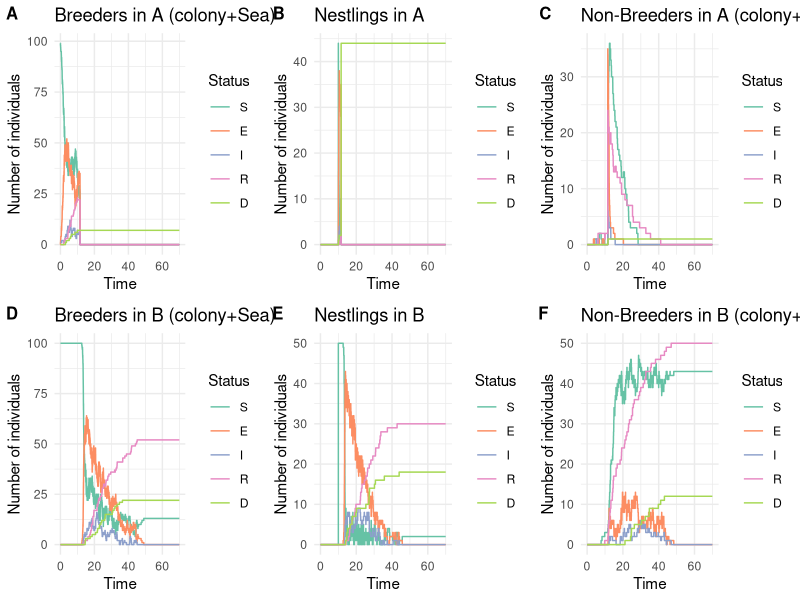

Reproduce this figure in R.









# Library -----------------------------------------------------------------

library(tidyverse)
library(ggplot2)
library(reshape2)
library(abind)
library(cowplot)


# Parameters --------------------------------------------------------------

# Simulation time

param = list( 
  
  # Epidemiological parameters
  
  # Transmission rate from exposed individuals and from infectious individuals in a colony
  beta = matrix(c(0.05, 0.55,
                  0.00, 0.00),
                nrow = 2, ncol = 2, byrow = T),
  # Rate of progression from exposed to infectious (inverse of incubation period)
  sigma = 1/10,
  # Rate of progression from infectious to exposed
  eta =  0.9, 
  # Recovery rate (inverse of infectious period)
  gamma = 1/3,
  # Disease-related mortality rate
  mu = 1/3 * 0.5,
  
  
  # Mobility  parameters
  
  # Transition from sea to the colony (breeders)
  zeta_to_colony = 1,
  # Transition from colony to the sea (breeders)
  zeta_to_sea = 1,
  # Transition from breeder to non-breeder (reproductive failure)
  psi = 0, #Attention départ en couple
  # Transition from sea to the colony (non-breeders)
  rho_to_colony = 1/7,
  # Transition from colony to the sea (non-breeders)
  rho_to_sea = 1/7 * 7,

  
  # Induced dispersion parameters
  
  # Proportion of dispersed adults
  prop_dispersal = 1,
  # Proportion of prospectors among dispersed adults
  prop_prospecting = 1/4,
  # Date of induced dispersion
  dispersal_date = 30,
  # Reaction time between 1rst death and induced dispersal
  dispersal_reaction_time = 8,
  
  # Demographic parameters
  hatching_date = 10

)




# Event rates -------------------------------------------------------------


calculate_rates = function(  beta_E_colony, beta_I_colony,
                             sigma,eta, gamma, mu,
                             zeta_to_colony, zeta_to_sea, psi, rho_to_colony, rho_to_sea,
                             prop_dispersal, prop_prospecting, dispersal_date,
                             hatching_date,
                             S_a, E_a, I_a, R_a, D_a,
                             S_sea_a, E_sea_a, I_sea_a, R_sea_a, D_sea_a,
                             S_sea_b, E_sea_b, I_sea_b, R_sea_b, D_sea_b,
                             S_b, E_b, I_b, R_b, D_b,
                             S_a_NB, E_a_NB, I_a_NB, R_a_NB, D_a_NB,
                             S_sea_a_NB, E_sea_a_NB, I_sea_a_NB, R_sea_a_NB, D_sea_a_NB,
                             S_sea_b_NB,  E_sea_b_NB, I_sea_b_NB, R_sea_b_NB, D_sea_b_NB,
                             S_b_NB, E_b_NB, I_b_NB, R_b_NB, D_b_NB,
                             S_a_N, E_a_N, I_a_N, R_a_N, D_a_N,
                             S_b_N, E_b_N, I_b_N, R_b_N, D_b_N){
  
  rates = c(
    
  # SEIR
  
  ## Nestlings
  ### Colony A
  "S_a_N_to_E_a_N" = beta_E_colony * S_a_N * (E_a+E_a_NB+E_a_N) + 
                     beta_I_colony * S_a_N * (I_a+I_a_NB+I_a_N),
  "E_a_N_to_S_a_N" = eta * E_a_N,
  "E_a_N_to_I_a_N" = sigma * E_a_N,
  "I_a_N_to_R_a_N" = gamma * I_a_N,
  "I_a_N_to_D_a_N" = mu * I_a_N,
  ### Colony B
  "S_b_N_to_E_b_N" = beta_E_colony * S_b_N * (E_b+E_b_NB+E_b_N) +
                     beta_I_colony * S_b_N * (I_b+I_b_NB+I_b_N),
  "E_b_N_to_S_b_N" = eta * E_b_N,
  "E_b_N_to_I_b_N" = sigma * E_b_N,
  "I_b_N_to_R_b_N" = gamma * I_b_N,
  "I_b_N_to_D_b_N" = mu * I_b_N,
  
  ## Non-Breeders
  ### Colony A
  "S_a_NB_to_E_a_NB" = beta_E_colony * S_a_NB * (E_a+E_a_NB+E_a_N) +
                       beta_I_colony * S_a_NB * (I_a+I_a_NB+I_a_N),
  "E_a_NB_to_S_a_NB" = eta * E_a_NB,
  "E_a_NB_to_I_a_NB" = sigma * E_a_NB,
  "I_a_NB_to_R_a_NB" = gamma * I_a_NB,
  "I_a_NB_to_D_a_NB" = mu * I_a_NB,
  ### Sea A
  "S_sea_a_NB_to_E_sea_a_NB" = 0,
  "E_sea_a_NB_to_S_sea_a_NB" = eta * E_sea_a_NB,
  "E_sea_a_NB_to_I_sea_a_NB" = sigma * E_sea_a_NB,
  "I_sea_a_NB_to_R_sea_a_NB" = gamma * I_sea_a_NB,
  "I_sea_a_NB_to_D_sea_a_NB" = mu * I_sea_a_NB,
  ### Sea B
  "S_sea_b_NB_to_E_sea_b_NB" = 0,
  "E_sea_b_NB_to_S_sea_b_NB" = eta * E_sea_b_NB,
  "E_sea_b_NB_to_I_sea_b_NB" = sigma * E_sea_b_NB,
  "I_sea_b_NB_to_R_sea_b_NB" = gamma * I_sea_b_NB,
  "I_sea_b_NB_to_D_sea_b_NB" = mu * I_sea_b_NB,
  ### Colony B
  "S_b_NB_to_E_b_NB" = beta_E_colony * S_b_NB * (E_b+E_b_NB+E_b_N) + 
                       beta_I_colony * S_b_NB * (I_b+I_b_NB+I_b_N),
  "E_b_NB_to_S_b_NB" = eta * E_b_NB,
  "E_b_NB_to_I_b_NB" = sigma * E_b_NB,
  "I_b_NB_to_R_b_NB" = gamma * I_b_NB,
  "I_b_NB_to_D_b_NB" = mu * I_b_NB,
  
  ## Breeders
  ### Colony A
  "S_a_to_E_a" = beta_E_colony * S_a * (E_a+E_a_NB+E_a_N) + 
                 beta_I_colony * S_a * (I_a+I_a_NB+I_a_N),
  "E_a_to_S_a" = eta * E_a,
  "E_a_to_I_a" = sigma * E_a,
  "I_a_to_R_a" = gamma * I_a,
  "I_a_to_D_a" = mu * I_a,
  ### Sea A
  "S_sea_a_to_E_sea_a" = 0,
  "E_sea_a_to_S_sea_a" = eta * E_sea_a,
  "E_sea_a_to_I_sea_a" = sigma * E_sea_a,
  "I_sea_a_to_R_sea_a" = gamma * I_sea_a,
  "I_sea_a_to_D_sea_a" = mu * I_sea_a,
  ### Sea B
  "S_sea_b_to_E_sea_b" = 0,
  "E_sea_b_to_S_sea_b" = eta * E_sea_b,
  "E_sea_b_to_I_sea_b" = sigma * E_sea_b,
  "I_sea_b_to_R_sea_b" = gamma * I_sea_b,
  "I_sea_b_to_D_sea_b" = mu * I_sea_b,
  ### Colony B
  "S_b_to_E_b" = beta_E_colony * S_b * (E_b+E_b_NB+E_b_N) + 
                 beta_I_colony * S_b * (I_b+I_b_NB+I_b_N),
  "E_b_to_S_b" = eta * E_b,
  "E_b_to_I_b" = sigma * E_b,
  "I_b_to_R_b" = gamma * I_b,
  "I_b_to_D_b" = mu * I_b,
  
  
  # Mobility
  ## Non-Breeders
  ### From colony A to sea A
  "S_a_NB_to_S_sea_a_NB" = rho_to_sea * S_a_NB,
  "E_a_NB_to_E_sea_a_NB" = rho_to_sea * E_a_NB,
  "I_a_NB_to_I_sea_a_NB" = rho_to_sea * I_a_NB,
  "R_a_NB_to_R_sea_a_NB" = rho_to_sea * R_a_NB,
  ### From sea A to colony A
  "S_sea_a_NB_to_S_a_NB" = rho_to_colony * S_sea_a_NB,
  "E_sea_a_NB_to_E_a_NB" = rho_to_colony * E_sea_a_NB,
  "I_sea_a_NB_to_I_a_NB" = rho_to_colony * I_sea_a_NB,
  "R_sea_a_NB_to_R_a_NB" = rho_to_colony * R_sea_a_NB,
  ### From colony B to sea B
  "S_b_NB_to_S_sea_b_NB" = rho_to_sea * S_b_NB,
  "E_b_NB_to_E_sea_b_NB" = rho_to_sea * E_b_NB,
  "I_b_NB_to_I_sea_b_NB" = rho_to_sea * I_b_NB,
  "R_b_NB_to_R_sea_b_NB" = rho_to_sea * R_b_NB,
  ### From sea B to colony B
  "S_sea_b_NB_to_S_b_NB" = rho_to_colony * S_sea_b_NB,
  "E_sea_b_NB_to_E_b_NB" = rho_to_colony * E_sea_b_NB,
  "I_sea_b_NB_to_I_b_NB" = rho_to_colony * I_sea_b_NB,
  "R_sea_b_NB_to_R_b_NB" = rho_to_colony * R_sea_b_NB,
  
  ## Breeders
  ### From colony A to sea A
  "S_a_to_S_sea_a" = zeta_to_sea * S_a,
  "E_a_to_E_sea_a" = zeta_to_sea * E_a,
  "I_a_to_I_sea_a" = zeta_to_sea * I_a,
  "R_a_to_R_sea_a" = zeta_to_sea * R_a,
  ### From sea A to colony A
  "S_sea_a_to_S_a" = zeta_to_colony * S_sea_a,
  "E_sea_a_to_E_a" = zeta_to_colony * E_sea_a,
  "I_sea_a_to_I_a" = zeta_to_colony * I_sea_a,
  "R_sea_a_to_R_a" = zeta_to_colony * R_sea_a,
  ### From colony B to sea B
  "S_b_to_S_sea_b" = zeta_to_sea * S_b,
  "E_b_to_E_sea_b" = zeta_to_sea * E_b,
  "I_b_to_I_sea_b" = zeta_to_sea * I_b,
  "R_b_to_R_sea_b" = zeta_to_sea * R_b,
  ### From sea B to colony B
  "S_sea_b_to_S_b" = zeta_to_colony * S_sea_b,
  "E_sea_b_to_E_b" = zeta_to_colony * E_sea_b,
  "I_sea_b_to_I_b" = zeta_to_colony * I_sea_b,
  "R_sea_b_to_R_b" = zeta_to_colony * R_sea_b,
  
  ## Prospecting
  ### From A to B
  "S_sea_a_NB_to_S_sea_b_NB" = prop_prospecting * S_sea_a_NB,
  "E_sea_a_NB_to_E_sea_b_NB" = prop_prospecting * E_sea_a_NB,
  "I_sea_a_NB_to_I_sea_b_NB" = prop_prospecting * I_sea_a_NB,
  "R_sea_a_NB_to_R_sea_b_NB" = prop_prospecting * R_sea_a_NB
  
  # Breeders become Non-Breeders
  
  # "S_a_to_S_a_NB" = psi * S_a,
  # "E_a_to_E_a_NB" = psi * E_a,
  # "I_a_to_I_a_NB" = psi * I_a,
  # "R_a_to_R_a_NB" = psi * R_a
  
  )
  return(rates)
}


# Gillespie SEIR model function
gillespie_seir = function(param = param, 
                          induced_dispersal = T,
                          initial_number_breeders_A = 50,
                          initial_number_infected_breeders_A = 1, 
                          initial_number_breeders_B = 50,
                          total_time = 70,
                          dispersal_stochactic = T) {
  
  # Initial state
  
  ## Nestlings
  ## In colony A
  N = 0                
  initial_infected = 0
  initial_exposed = 0
  initial_recovered = 0
  initial_susceptible = N - initial_infected - initial_exposed - initial_recovered
  initial_dead = 0
  
  initial_state_A_N = c(S = initial_susceptible,
                        E = initial_exposed,
                        I = initial_infected,
                        R = initial_recovered,
                        D = initial_dead)
  ## Nestlings
  ## In colony B
  N = 0                
  initial_infected = 0
  initial_exposed = 0
  initial_recovered = 0
  initial_susceptible = N - initial_infected - initial_exposed - initial_recovered
  initial_dead = 0
  
  initial_state_B_N = c(S = initial_susceptible,
                        E = initial_exposed,
                        I = initial_infected,
                        R = initial_recovered,
                        D = initial_dead)
  
  
  ## Breeders
  ## In colony A
  N = initial_number_breeders_A                 
  initial_infected = initial_number_infected_breeders_A
  initial_exposed = 0
  initial_recovered = 0
  initial_susceptible = N - initial_infected - initial_exposed - initial_recovered
  initial_dead = 0
  
  initial_state_A = c(S = initial_susceptible,
                      E = initial_exposed,
                      I = initial_infected,
                      R = initial_recovered,
                      D = initial_dead)
  
  ## At sea A
  N = 50                  
  initial_infected = 0
  initial_exposed = 0
  initial_recovered = 0
  initial_susceptible = N - initial_infected - initial_exposed - initial_recovered
  initial_dead = 0
  
  initial_state_sea_a = c(S = initial_susceptible,
                          E = initial_exposed,
                          I = initial_infected,
                          R = initial_recovered,
                          D = initial_dead)
  
  ## At sea B
  N = 50                
  initial_infected = 0
  initial_exposed = 0
  initial_recovered = 0
  initial_susceptible = N - initial_infected - initial_exposed - initial_recovered
  initial_dead = 0
  
  initial_state_sea_b = c(S = initial_susceptible,
                          E = initial_exposed,
                          I = initial_infected,
                          R = initial_recovered,
                          D = initial_dead)
  
  ## In colony B
  N = initial_number_breeders_B                  
  initial_infected = 0
  initial_exposed = 0
  initial_recovered = 0
  initial_susceptible = N - initial_infected - initial_exposed - initial_recovered
  initial_dead = 0
  
  initial_state_B <- c(S = initial_susceptible,
                       E = initial_exposed,
                       I = initial_infected,
                       R = initial_recovered,
                       D = initial_dead)
  
  ## Non-Breeders
  ## In colony A
  N = 0                  
  initial_infected = 0
  initial_exposed = 0
  initial_recovered = 0
  initial_susceptible = N - initial_infected - initial_exposed - initial_recovered
  initial_dead = 0
  
  initial_state_A_NB = c(S = initial_susceptible,
                         E = initial_exposed,
                         I = initial_infected,
                         R = initial_recovered,
                         D = initial_dead)
  
  ## At sea A
  N = 0                  
  initial_infected = 0
  initial_exposed = 0
  initial_recovered = 0
  initial_susceptible = N - initial_infected - initial_exposed - initial_recovered
  initial_dead = 0
  
  initial_state_sea_a_NB = c(S = initial_susceptible,
                             E = initial_exposed,
                             I = initial_infected,
                             R = initial_recovered,
                             D = initial_dead)
  
  ## At sea B
  N = 0                  
  initial_infected = 0
  initial_exposed = 0
  initial_recovered = 0
  initial_susceptible = N - initial_infected - initial_exposed - initial_recovered
  initial_dead = 0
  
  initial_state_sea_b_NB = c(S = initial_susceptible,
                             E = initial_exposed,
                             I = initial_infected,
                             R = initial_recovered,
                             D = initial_dead)
  
  ## In colony B
  N = 0                  
  initial_infected = 0
  initial_exposed = 0
  initial_recovered = 0
  initial_susceptible = N - initial_infected - initial_exposed - initial_recovered
  initial_dead = 0
  
  initial_state_B_NB <- c(S = initial_susceptible,
                          E = initial_exposed,
                          I = initial_infected,
                          R = initial_recovered,
                          D = initial_dead)
  
  
  initial_state = matrix(data = c(initial_state_A,
                                  initial_state_sea_a,
                                  initial_state_sea_b,
                                  initial_state_B,
                                  initial_state_A_NB,
                                  initial_state_sea_a_NB,
                                  initial_state_sea_b_NB,
                                  initial_state_B_NB,
                                  initial_state_A_N,
                                  initial_state_B_N), 
                         nrow = 10, ncol = 5, 
                         byrow = T)
  
  # Parameters
  
  beta_E_colony = param$beta[1,1]
  beta_I_colony = param$beta[1,2]
  
  sigma = param$sigma
  eta = param$eta
  gamma = param$gamma
  mu = param$mu
  
  zeta_to_colony = param$zeta_to_colony
  zeta_to_sea = param$zeta_to_sea
  psi = param$psi
  rho_to_colony = param$rho_to_colony
  rho_to_sea = param$rho_to_sea
  
  prop_dispersal = param$prop_dispersal
  prop_prospecting = param$prop_prospecting
  dispersal_date = param$dispersal_date
  dispersal_reaction_time = param$dispersal_reaction_time
  
  hatching_date = param$hatching_date
  
  # Initialization
  times = c(0)
  states = array(dim = c(10,5,1), data = initial_state)
  already_dispersed = F
  already_hatched = F
  first_death = F
  first_death_date = NA
  
  # Next event
  while (times[length(times)] < total_time) {
    
    S_a = states[1, 1, dim(states)[3]]
    E_a = states[1, 2, dim(states)[3]]
    I_a = states[1, 3, dim(states)[3]]
    R_a = states[1, 4, dim(states)[3]]
    D_a = states[1, 5, dim(states)[3]]
    
    S_sea_a = states[2, 1, dim(states)[3]]
    E_sea_a = states[2, 2, dim(states)[3]]
    I_sea_a = states[2, 3, dim(states)[3]]
    R_sea_a = states[2, 4, dim(states)[3]]
    D_sea_a = states[2, 5, dim(states)[3]]
    
    S_sea_b = states[3, 1, dim(states)[3]]
    E_sea_b = states[3, 2, dim(states)[3]]
    I_sea_b = states[3, 3, dim(states)[3]]
    R_sea_b = states[3, 4, dim(states)[3]]
    D_sea_b = states[3, 5, dim(states)[3]]
    
    S_b = states[4, 1, dim(states)[3]]
    E_b = states[4, 2, dim(states)[3]]
    I_b = states[4, 3, dim(states)[3]]
    R_b = states[4, 4, dim(states)[3]]
    D_b = states[4, 5, dim(states)[3]]
    
    S_a_NB = states[5, 1, dim(states)[3]]
    E_a_NB = states[5, 2, dim(states)[3]]
    I_a_NB = states[5, 3, dim(states)[3]]
    R_a_NB = states[5, 4, dim(states)[3]]
    D_a_NB = states[5, 5, dim(states)[3]]
    
    S_sea_a_NB = states[6, 1, dim(states)[3]]
    E_sea_a_NB = states[6, 2, dim(states)[3]]
    I_sea_a_NB = states[6, 3, dim(states)[3]]
    R_sea_a_NB = states[6, 4, dim(states)[3]]
    D_sea_a_NB = states[6, 5, dim(states)[3]]

    S_sea_b_NB = states[7, 1, dim(states)[3]]
    E_sea_b_NB = states[7, 2, dim(states)[3]]
    I_sea_b_NB = states[7, 3, dim(states)[3]]
    R_sea_b_NB = states[7, 4, dim(states)[3]]
    D_sea_b_NB = states[7, 5, dim(states)[3]]
    
    S_b_NB = states[8, 1, dim(states)[3]]
    E_b_NB = states[8, 2, dim(states)[3]]
    I_b_NB = states[8, 3, dim(states)[3]]
    R_b_NB = states[8, 4, dim(states)[3]]
    D_b_NB = states[8, 5, dim(states)[3]]
    
    S_a_N = states[9, 1, dim(states)[3]]
    E_a_N = states[9, 2, dim(states)[3]]
    I_a_N = states[9, 3, dim(states)[3]]
    R_a_N = states[9, 4, dim(states)[3]]
    D_a_N = states[9, 5, dim(states)[3]]
    
    S_b_N = states[10, 1, dim(states)[3]]
    E_b_N = states[10, 2, dim(states)[3]]
    I_b_N = states[10, 3, dim(states)[3]]
    R_b_N = states[10, 4, dim(states)[3]]
    D_b_N = states[10, 5, dim(states)[3]]
    
    # Rates of each possible event
    rates = calculate_rates(beta_E_colony, beta_I_colony,
                            sigma,eta, gamma, mu,
                            zeta_to_colony, zeta_to_sea, psi, rho_to_colony, rho_to_sea,
                            prop_dispersal, prop_prospecting, dispersal_date,
                            hatching_date,
                            S_a, E_a, I_a, R_a, D_a,
                            S_sea_a, E_sea_a, I_sea_a, R_sea_a, D_sea_a,
                            S_sea_b, E_sea_b, I_sea_b, R_sea_b, D_sea_b,
                            S_b, E_b, I_b, R_b, D_b,
                            S_a_NB, E_a_NB, I_a_NB, R_a_NB, D_a_NB,
                            S_sea_a_NB, E_sea_a_NB, I_sea_a_NB, R_sea_a_NB, D_sea_a_NB,
                            S_sea_b_NB,  E_sea_b_NB, I_sea_b_NB, R_sea_b_NB, D_sea_b_NB,
                            S_b_NB, E_b_NB, I_b_NB, R_b_NB, D_b_NB,
                            S_a_N, E_a_N, I_a_N, R_a_N, D_a_N,
                            S_b_N, E_b_N, I_b_N, R_b_N, D_b_N)

    total_rate = sum(rates)
    
    if (total_rate == 0) {
      break
    }
    
    time_step = rexp(1, total_rate)
    next_time = times[length(times)] + time_step
    
    
    # Hatching
    if (next_time > hatching_date & !already_hatched) { 
      
      S_a_N = round((S_a + E_a + I_a + R_a + S_sea_a + E_sea_a + I_sea_a + R_sea_a)/2)
      S_b_N = round((S_b + E_b + I_b + R_b + S_sea_b + E_sea_b + I_sea_b + R_sea_b)/2)
      
      already_hatched = T
      
      new_state = matrix(data = c(S_a, E_a, I_a, R_a, D_a,
                                  S_sea_a, E_sea_a, I_sea_a, R_sea_a, D_sea_a,
                                  S_sea_b, E_sea_b, I_sea_b, R_sea_b, D_sea_b,
                                  S_b, E_b, I_b, R_b, D_b,
                                  
                                  S_a_NB, E_a_NB, I_a_NB, R_a_NB, D_a_NB,
                                  S_sea_a_NB, E_sea_a_NB, I_sea_a_NB, R_sea_a_NB, D_sea_a_NB,
                                  S_sea_b_NB, E_sea_b_NB, I_sea_b_NB, R_sea_b_NB, D_sea_b_NB,
                                  S_b_NB, E_b_NB, I_b_NB, R_b_NB, D_b_NB,
                                  
                                  S_a_N, E_a_N, I_a_N, R_a_N, D_a_N,
                                  S_b_N, E_b_N, I_b_N, R_b_N, D_b_N),
                         nrow = 10, ncol = 5, 
                         byrow = T)
      
      states = abind(states, new_state)
      times = c(times, hatching_date)
      
      
      # Rates of each possible event
      rates =     rates = calculate_rates(beta_E_colony, beta_I_colony,
                                          sigma,eta, gamma, mu,
                                          zeta_to_colony, zeta_to_sea, psi, rho_to_colony, rho_to_sea,
                                          prop_dispersal, prop_prospecting, dispersal_date,
                                          hatching_date,
                                          S_a, E_a, I_a, R_a, D_a,
                                          S_sea_a, E_sea_a, I_sea_a, R_sea_a, D_sea_a,
                                          S_sea_b, E_sea_b, I_sea_b, R_sea_b, D_sea_b,
                                          S_b, E_b, I_b, R_b, D_b,
                                          S_a_NB, E_a_NB, I_a_NB, R_a_NB, D_a_NB,
                                          S_sea_a_NB, E_sea_a_NB, I_sea_a_NB, R_sea_a_NB, D_sea_a_NB,
                                          S_sea_b_NB,  E_sea_b_NB, I_sea_b_NB, R_sea_b_NB, D_sea_b_NB,
                                          S_b_NB, E_b_NB, I_b_NB, R_b_NB, D_b_NB,
                                          S_a_N, E_a_N, I_a_N, R_a_N, D_a_N,
                                          S_b_N, E_b_N, I_b_N, R_b_N, D_b_N)
      
      total_rate = sum(rates)
      
      if (total_rate == 0) {
        break
      }
      
      time_step = rexp(1, total_rate)
      next_time = times[length(times)] + time_step
      
    }
    
    
    # Induction of dispersion
    
    if (!first_death & D_a > 0){
      
      first_death_date = times[length(times)] 
      first_death = T
      
    }
    
    
    if (induced_dispersal){
      if (!already_dispersed){
        if ((dispersal_stochactic & first_death & next_time > first_death_date + dispersal_reaction_time) 
            # |
            # (!dispersal_stochactic & next_time > dispersal_date)
            ){
          
          # Dispersal of breeders
          
          # Number of adults in  A
          N_a = S_a + E_a + I_a + R_a + S_sea_a + E_sea_a + I_sea_a + R_sea_a
          # Number of adults A who are dispersed
          N_disp_a = round(N_a * prop_dispersal)
          # Distribution of dispersed adults by epidemiological status
          disp_a = sample(c(rep("S_a", S_a), rep("E_a", E_a),rep("I_a", I_a),rep("R_a", R_a),
                            rep("S_sea_a", S_sea_a), rep("E_sea_a", E_sea_a),rep("I_sea_a", I_sea_a),rep("R_sea_a", R_sea_a)),
                          size = N_disp_a, 
                          replace = F) %>% 
            factor(., levels = c("S_a","E_a","I_a","R_a",
                                 "S_sea_a","E_sea_a","I_sea_a","R_sea_a")) %>% 
            table()
          
          # Number of susceptible adults who are dispersed from A
          disp_S_a = disp_a["S_a"]
          disp_S_sea_a = disp_a["S_sea_a"]
          # Update of the number of susceptible adults
          S_a = S_a - disp_S_a
          S_sea_a = S_sea_a - disp_S_sea_a
          S_sea_a_NB = S_sea_a_NB + disp_S_a + disp_S_sea_a
          
          # Number of exposed  adults who are dispersed from A
          disp_E_a = disp_a["E_a"]
          disp_E_sea_a = disp_a["E_sea_a"]
          # Update of the number of exposed adults
          E_a = E_a - disp_E_a
          E_sea_a = E_sea_a - disp_E_sea_a
          E_sea_a_NB = E_sea_a_NB + disp_E_a + disp_E_sea_a
          
          # Number of infectious adults who are dispersed from A
          disp_I_a = disp_a["I_a"]
          disp_I_sea_a = disp_a["I_sea_a"]
          # Update of the number of infectious adults
          I_a = I_a - disp_I_a
          I_sea_a = I_sea_a - disp_I_sea_a
          I_sea_a_NB = I_sea_a_NB + disp_I_a + disp_I_sea_a
          
          # Number of recovered adults who are dispersed from A
          disp_R_a = disp_a["R_a"]
          disp_R_sea_a = disp_a["R_sea_a"]
          # Update of the number of recovered adults
          R_a = R_a - disp_R_a
          R_sea_a = R_sea_a - disp_R_sea_a
          R_sea_a_NB = R_sea_a_NB + disp_R_a + disp_R_sea_a
          
          # Death of nestlings
          
          D_a_N = D_a_N + S_a_N + E_a_N + I_a_N + R_a_N
          S_a_N = 0
          E_a_N = 0
          I_a_N = 0
          R_a_N = 0
          
          
          already_dispersed = T
          
          new_state = matrix(data = c(S_a, E_a, I_a, R_a, D_a,
                                      S_sea_a, E_sea_a, I_sea_a, R_sea_a, D_sea_a,
                                      S_sea_b, E_sea_b, I_sea_b, R_sea_b, D_sea_b,
                                      S_b, E_b, I_b, R_b, D_b,
                                      
                                      S_a_NB, E_a_NB, I_a_NB, R_a_NB, D_a_NB,
                                      S_sea_a_NB, E_sea_a_NB, I_sea_a_NB, R_sea_a_NB, D_sea_a_NB,
                                      S_sea_b_NB, E_sea_b_NB, I_sea_b_NB, R_sea_b_NB, D_sea_b_NB,
                                      S_b_NB, E_b_NB, I_b_NB, R_b_NB, D_b_NB,
                                      
                                      S_a_N, E_a_N, I_a_N, R_a_N, D_a_N,
                                      S_b_N, E_b_N, I_b_N, R_b_N, D_b_N),
                             nrow = 10, ncol = 5, 
                             byrow = T)
          
          states = abind(states, new_state)
          times = c(times, next_time)
          
          
          # Rates of each possible event
          rates =     rates = calculate_rates(beta_E_colony, beta_I_colony,
                                              sigma,eta, gamma, mu,
                                              zeta_to_colony, zeta_to_sea, psi, rho_to_colony, rho_to_sea,
                                              prop_dispersal, prop_prospecting, dispersal_date,
                                              hatching_date,
                                              S_a, E_a, I_a, R_a, D_a,
                                              S_sea_a, E_sea_a, I_sea_a, R_sea_a, D_sea_a,
                                              S_sea_b, E_sea_b, I_sea_b, R_sea_b, D_sea_b,
                                              S_b, E_b, I_b, R_b, D_b,
                                              S_a_NB, E_a_NB, I_a_NB, R_a_NB, D_a_NB,
                                              S_sea_a_NB, E_sea_a_NB, I_sea_a_NB, R_sea_a_NB, D_sea_a_NB,
                                              S_sea_b_NB,  E_sea_b_NB, I_sea_b_NB, R_sea_b_NB, D_sea_b_NB,
                                              S_b_NB, E_b_NB, I_b_NB, R_b_NB, D_b_NB,
                                              S_a_N, E_a_N, I_a_N, R_a_N, D_a_N,
                                              S_b_N, E_b_N, I_b_N, R_b_N, D_b_N)
          
          total_rate = sum(rates)
          
          if (total_rate == 0) {
            break
          }
          
          time_step = rexp(1, total_rate)
          next_time = times[length(times)] + time_step
          
          
        }

      }
    }
    

    times = c(times, next_time)
    
    transition = sample(names(rates), 1, prob = rates / total_rate)
    
    if (transition == "S_a_to_E_a") {
      S_a = S_a - 1
      E_a = E_a + 1
    } else if (transition == "E_a_to_S_a") {
      E_a = E_a - 1
      S_a = S_a + 1
    } else if (transition == "E_a_to_I_a") {
      E_a = E_a - 1
      I_a = I_a + 1
    } else if (transition == "I_a_to_R_a") {
      I_a = I_a - 1
      R_a = R_a + 1
    } else if (transition == "I_a_to_D_a") {
      I_a = I_a - 1
      D_a = D_a + 1
      if (S_a_N + E_a_N + I_a_N + R_a_N > 0){
        nestling = sample(c(rep("S_a_N", S_a_N), rep("E_a_N", E_a_N),rep("I_a_N", I_a_N),rep("R_a_N", R_a_N)),
                          size = 1)
        if (nestling == "S_a_N"){
          S_a_N = S_a_N - 1
          D_a_N = D_a_N + 1
        } else if (partner == "E_a_N"){
          E_a_N = E_a_N - 1
          D_a_N = D_a_N + 1
        } else if (partner == "I_a_N"){
          I_a_N = I_a_N - 1
          D_a_N = D_a_N + 1
        } else if (partner == "R_a_N"){
          R_a_N = R_a_N - 1
          D_a_N = D_a_N + 1
        }
      }

      partner = sample(c(rep("S_a", S_a), rep("E_a", E_a),rep("I_a", I_a),rep("R_a", R_a),
                         rep("S_sea_a", S_a), rep("E_sea_a", E_a),rep("I_sea_a", I_a),rep("R_sea_a", R_a)),
      size = 1)
      if (partner == "S_a"){
        S_a = S_a - 1
        S_a_NB = S_a_NB + 1
      } else if (partner == "E_a"){
        E_a = E_a - 1
        E_a_NB = E_a_NB + 1
      } else if (partner == "I_a"){
        I_a = I_a - 1
        I_a_NB = I_a_NB + 1
      } else if (partner == "R_a"){
        R_a = R_a - 1
        R_a_NB = R_a_NB + 1
      } else if (partner == "S_sea_a"){
        S_sea_a = S_sea_a - 1
        S_sea_a_NB = S_sea_a_NB + 1
      } else if (partner == "E_sea_a"){
        E_sea_a = E_sea_a - 1
        E_sea_a_NB = E_sea_a_NB + 1
      } else if (partner == "I_sea_a"){
        I_sea_a = I_sea_a - 1
        I_sea_a_NB = I_sea_a_NB + 1
      } else if (partner == "R_sea_a"){
        R_sea_a = R_sea_a - 1
        R_sea_a_NB = R_sea_a_NB + 1
      }
    } else if (transition == "S_sea_a_to_E_sea_a") {
      S_sea_a = S_sea_a - 1
      E_sea_a = E_sea_a + 1
    } else if (transition == "E_sea_a_to_S_sea_a") {
      E_sea_a = E_sea_a - 1
      S_sea_a = S_sea_a + 1
    } else if (transition == "E_sea_a_to_I_sea_a") {
      E_sea_a = E_sea_a - 1
      I_sea_a = I_sea_a + 1
    } else if (transition == "I_sea_a_to_R_sea_a") {
      I_sea_a = I_sea_a - 1
      R_sea_a = R_sea_a + 1
    } else if (transition == "I_sea_a_to_D_sea_a") {
      I_sea_a = I_sea_a - 1
      D_sea_a = D_sea_a + 1
    } else if (transition == "S_sea_b_to_E_sea_b") {
      S_sea_b = S_sea_b - 1
      E_sea_b = E_sea_b + 1
    } else if (transition == "E_sea_b_to_S_sea_b") {
      E_sea_b = E_sea_b - 1
      S_sea_b = S_sea_b + 1
    } else if (transition == "E_sea_b_to_I_sea_b") {
      E_sea_b = E_sea_b - 1
      I_sea_b = I_sea_b + 1
    } else if (transition == "I_sea_b_to_R_sea_b") {
      I_sea_b = I_sea_b - 1
      R_sea_b = R_sea_b + 1
    } else if (transition == "I_sea_b_to_D_sea_b") {
      I_sea_b = I_sea_b - 1
      D_sea_b = D_sea_b + 1
    } else if (transition == "S_b_to_E_b") {
      S_b = S_b - 1
      E_b = E_b + 1
    } else if (transition == "E_b_to_S_b") {
      E_b = E_b - 1
      S_b = S_b + 1
    } else if (transition == "E_b_to_I_b") {
      E_b = E_b - 1
      I_b = I_b + 1
    } else if (transition == "I_b_to_R_b") {
      I_b = I_b - 1
      R_b = R_b + 1
    } else if (transition == "I_b_to_D_b") {
      I_b = I_b - 1
      D_b = D_b + 1
      partner = sample(c(rep("S_b", S_b), rep("E_b", E_b),rep("I_b", I_b),rep("R_b", R_b),
                         rep("S_sea_b", S_b), rep("E_sea_b", E_b),rep("I_sea_b", I_b),rep("R_sea_b", R_b)),
                       size = 1)
      if (partner == "S_b"){
        S_b = S_b - 1
        S_b_NB = S_b_NB + 1
      } else if (partner == "E_b"){
        E_b = E_b - 1
        E_b_NB = E_b_NB + 1
      } else if (partner == "I_b"){
        I_b = I_b - 1
        I_b_NB = I_b_NB + 1
      } else if (partner == "R_b"){
        R_b = R_b - 1
        R_b_NB = R_b_NB + 1
      } else if (partner == "S_sea_b"){
        S_sea_b = S_sea_b - 1
        S_sea_b_NB = S_sea_b_NB + 1
      } else if (partner == "E_sea_b"){
        E_sea_b = E_sea_b - 1
        E_sea_b_NB = E_sea_b_NB + 1
      } else if (partner == "I_sea_b"){
        I_sea_b = I_sea_b - 1
        I_sea_b_NB = I_sea_b_NB + 1
      } else if (partner == "R_sea_b"){
        R_sea_b = R_sea_b - 1
        R_sea_b_NB = R_sea_b_NB + 1
      }
      
    } else if (transition == "S_a_to_S_sea_a") {
      S_a = S_a - 1
      S_sea_a = S_sea_a + 1
    } else if (transition == "E_a_to_E_sea_a") {
      E_a = E_a - 1
      E_sea_a = E_sea_a + 1
    } else if (transition == "I_a_to_I_sea_a") {
      I_a = I_a - 1
      I_sea_a = I_sea_a + 1
    } else if (transition == "R_a_to_R_sea_a") {
      R_a = R_a - 1
      R_sea_a = R_sea_a + 1
    } else if (transition == "S_b_to_S_sea_b") {
      S_b = S_b - 1
      S_sea_b = S_sea_b + 1
    } else if (transition == "E_b_to_E_sea_b") {
      E_b = E_b - 1
      E_sea_b = E_sea_b + 1
    } else if (transition == "I_b_to_I_sea_b") {
      I_b = I_b - 1
      I_sea_b = I_sea_b + 1
    } else if (transition == "R_b_to_R_sea_b") {
      R_b = R_b - 1
      R_sea_b = R_sea_b + 1
    }else if (transition == "S_sea_a_to_S_a") {
      S_a = S_a + 1
      S_sea_a = S_sea_a - 1
    } else if (transition == "E_sea_a_to_E_a") {
      E_a = E_a + 1
      E_sea_a = E_sea_a - 1
    } else if (transition == "I_sea_a_to_I_a") {
      I_a = I_a + 1
      I_sea_a = I_sea_a - 1
    } else if (transition == "R_sea_a_to_R_a") {
      R_a = R_a + 1
      R_sea_a = R_sea_a - 1
    } else if (transition == "S_sea_b_to_S_b") {
      S_b = S_b + 1
      S_sea_b = S_sea_b - 1
    } else if (transition == "E_sea_b_to_E_b") {
      E_b = E_b + 1
      E_sea_b = E_sea_b - 1
    } else if (transition == "I_sea_b_to_I_b") {
      I_b = I_b + 1
      I_sea_b = I_sea_b - 1
    } else if (transition == "R_sea_b_to_R_b") {
      R_b = R_b + 1
      R_sea_b = R_sea_b - 1
    } else if (transition == "S_a_to_E_a_NB") {
      S_a_NB = S_a_NB - 1
      E_a_NB = E_a_NB + 1
    } else if (transition == "E_a_NB_to_S_a_NB") {
      E_a_NB = E_a_NB - 1
      S_a_NB = S_a_NB + 1
    } else if (transition == "E_a_NB_to_I_a_NB") {
      E_a_NB = E_a_NB - 1
      I_a_NB = I_a_NB + 1
    } else if (transition == "I_a_NB_to_R_a_NB") {
      I_a_NB = I_a_NB - 1
      R_a_NB = R_a_NB + 1
    } else if (transition == "I_a_NB_to_D_a_NB") {
      I_a_NB = I_a_NB - 1
      D_a_NB = D_a_NB + 1
    } else if (transition == "S_sea_a_NB_to_E_sea_a_NB") {
      S_sea_a_NB = S_sea_a_NB - 1
      E_sea_a_NB = E_sea_a_NB + 1
    } else if (transition == "E_sea_a_NB_to_S_sea_a_NB") {
      E_sea_a_NB = E_sea_a_NB - 1
      S_sea_a_NB = S_sea_a_NB + 1
    } else if (transition == "E_sea_a_NB_to_I_sea_a_NB") {
      E_sea_a_NB = E_sea_a_NB - 1
      I_sea_a_NB = I_sea_a_NB + 1
    } else if (transition == "I_sea_a_NB_to_R_sea_a_NB") {
      I_sea_a_NB = I_sea_a_NB - 1
      R_sea_a_NB = R_sea_a_NB + 1
    } else if (transition == "I_sea_a_NB_to_D_sea_a_NB") {
      I_sea_a_NB = I_sea_a_NB - 1
      D_sea_a_NB = D_sea_a_NB + 1
    } else if (transition == "S_sea_b_NB_to_E_sea_b_NB") {
      S_sea_b_NB = S_sea_b_NB - 1
      E_sea_b_NB = E_sea_b_NB + 1
    } else if (transition == "E_sea_b_NB_to_S_sea_b_NB") {
      E_sea_b_NB = E_sea_b_NB - 1
      S_sea_b_NB = S_sea_b_NB + 1
    } else if (transition == "E_sea_b_NB_to_I_sea_b_NB") {
      E_sea_b_NB = E_sea_b_NB - 1
      I_sea_b_NB = I_sea_b_NB + 1
    } else if (transition == "I_sea_b_NB_to_R_sea_b_NB") {
      I_sea_b_NB = I_sea_b_NB - 1
      R_sea_b_NB = R_sea_b_NB + 1
    } else if (transition == "I_sea_b_NB_to_D_sea_b_NB") {
      I_sea_b_NB = I_sea_b_NB - 1
      D_sea_b_NB = D_sea_b_NB + 1
    } else if (transition == "S_b_NB_to_E_b_NB") {
      S_b_NB = S_b_NB - 1
      E_b_NB = E_b_NB + 1
    } else if (transition == "E_b_NB_to_S_b_NB") {
      E_b_NB = E_b_NB - 1
      S_b_NB = S_b_NB + 1
    } else if (transition == "E_b_NB_to_I_b_NB") {
      E_b_NB = E_b_NB - 1
      I_b_NB = I_b_NB + 1
    } else if (transition == "I_b_NB_to_R_b_NB") {
      I_b_NB = I_b_NB - 1
      R_b_NB = R_b_NB + 1
    } else if (transition == "I_b_NB_to_D_b_NB") {
      I_b_NB = I_b_NB - 1
      D_b_NB = D_b_NB + 1
    } else if (transition == "S_a_NB_to_S_sea_a_NB") {
      S_a_NB = S_a_NB - 1
      S_sea_a_NB = S_sea_a_NB + 1
    } else if (transition == "E_a_NB_to_E_sea_a_NB") {
      E_a_NB = E_a_NB - 1
      E_sea_a_NB = E_sea_a_NB + 1
    } else if (transition == "I_a_NB_to_I_sea_a_NB") {
      I_a_NB = I_a_NB - 1
      I_sea_a_NB = I_sea_a_NB + 1
    } else if (transition == "R_a_NB_to_R_sea_a_NB") {
      R_a_NB = R_a_NB - 1
      R_sea_a_NB = R_sea_a_NB + 1
    } else if (transition == "S_b_NB_to_S_sea_b_NB") {
      S_b_NB = S_b_NB - 1
      S_sea_b_NB = S_sea_b_NB + 1
    } else if (transition == "E_b_NB_to_E_sea_b_NB") {
      E_b_NB = E_b_NB - 1
      E_sea_b_NB = E_sea_b_NB + 1
    } else if (transition == "I_b_NB_to_I_sea_b_NB") {
      I_b_NB = I_b_NB - 1
      I_sea_b_NB = I_sea_b_NB + 1
    } else if (transition == "R_b_NB_to_R_sea_b_NB") {
      R_b_NB = R_b_NB - 1
      R_sea_b_NB = R_sea_b_NB + 1
    }else if (transition == "S_sea_a_NB_to_S_a_NB") {
      S_a_NB = S_a_NB + 1
      S_sea_a_NB = S_sea_a_NB - 1
    } else if (transition == "E_sea_a_NB_to_E_a_NB") {
      E_a_NB = E_a_NB + 1
      E_sea_a_NB = E_sea_a_NB - 1
    } else if (transition == "I_sea_a_NB_to_I_a_NB") {
      I_a_NB = I_a_NB + 1
      I_sea_a_NB = I_sea_a_NB - 1
    } else if (transition == "R_sea_a_NB_to_R_a_NB") {
      R_a_NB = R_a_NB + 1
      R_sea_a_NB = R_sea_a_NB - 1
    } else if (transition == "S_sea_b_NB_to_S_b_NB") {
      S_b_NB = S_b_NB + 1
      S_sea_b_NB = S_sea_b_NB - 1
    } else if (transition == "E_sea_b_NB_to_E_b_NB") {
      E_b_NB = E_b_NB + 1
      E_sea_b_NB = E_sea_b_NB - 1
    } else if (transition == "I_sea_b_NB_to_I_b_NB") {
      I_b_NB = I_b_NB + 1
      I_sea_b_NB = I_sea_b_NB - 1
    } else if (transition == "R_sea_b_NB_to_R_b_NB") {
      R_b_NB = R_b_NB + 1
      R_sea_b_NB = R_sea_b_NB - 1
    } else if (transition == "S_a_to_S_a_NB") {
      S_a = S_a - 2
      S_a_NB = S_a_NB + 2
    } else if (transition == "E_a_to_E_a_NB") {
      E_a = E_a - 2
      E_a_NB = E_a_NB + 2
    } else if (transition == "I_a_to_I_a_NB") {
      I_a = I_a - 2
      I_a_NB = I_a_NB + 2
    } else if (transition == "E_a_to_E_a_NB") {
      R_a = R_a - 2
      R_a_NB = R_a_NB + 2
    } else if (transition == "S_sea_a_NB_to_S_sea_b_NB") {
      S_sea_a_NB = S_sea_a_NB - 1
      S_sea_b_NB = S_sea_b_NB + 1
    }else if (transition == "E_sea_a_NB_to_E_sea_b_NB") {
      E_sea_a_NB = E_sea_a_NB - 1
      E_sea_b_NB = E_sea_b_NB + 1
    }else if (transition == "I_sea_a_NB_to_I_sea_b_NB") {
      I_sea_a_NB = I_sea_a_NB - 1
      I_sea_b_NB = I_sea_b_NB + 1
    }else if (transition == "R_sea_a_NB_to_R_sea_b_NB") {
      R_sea_a_NB = R_sea_a_NB - 1
      R_sea_b_NB = R_sea_b_NB + 1
    }else if (transition == "S_a_N_to_E_a_N"){
      S_a_N = S_a_N - 1
      E_a_N = E_a_N + 1
    }else if (transition == "E_a_N_to_S_a_N"){
      E_a_N = E_a_N - 1
      S_a_N = S_a_N + 1
    }else if (transition == "E_a_N_to_I_a_N"){
      E_a_N = E_a_N - 1
      I_a_N = I_a_N + 1
    }else if (transition == "I_a_N_to_R_a_N"){
      I_a_N = I_a_N - 1
      R_a_N = R_a_N + 1
    }else if (transition == "I_a_N_to_R_a_N"){
      I_a_N = I_a_N - 1
      R_a_N = R_a_N + 1
    }else if (transition == "I_a_N_to_D_a_N"){
      I_a_N = I_a_N - 1
      D_a_N = D_a_N + 1
    }else if (transition == "S_b_N_to_E_b_N"){
      S_b_N = S_b_N - 1
      E_b_N = E_b_N + 1
    }else if (transition == "E_b_N_to_S_b_N"){
      E_b_N = E_b_N - 1
      S_b_N = S_b_N + 1
    }else if (transition == "E_b_N_to_I_b_N"){
      E_b_N = E_b_N - 1
      I_b_N = I_b_N + 1
    }else if (transition == "I_b_N_to_R_b_N"){
      I_b_N = I_b_N - 1
      R_b_N = R_b_N + 1
    }else if (transition == "I_b_N_to_R_b_N"){
      I_b_N = I_b_N - 1
      R_b_N = R_b_N + 1
    }else if (transition == "I_b_N_to_D_b_N"){
      I_b_N = I_b_N - 1
      D_b_N = D_b_N + 1
    }
    
    new_state = matrix(data = c(S_a, E_a, I_a, R_a, D_a,
                                S_sea_a, E_sea_a, I_sea_a, R_sea_a, D_sea_a,
                                S_sea_b, E_sea_b, I_sea_b, R_sea_b, D_sea_b,
                                S_b, E_b, I_b, R_b, D_b,
                                
                                S_a_NB, E_a_NB, I_a_NB, R_a_NB, D_a_NB,
                                S_sea_a_NB, E_sea_a_NB, I_sea_a_NB, R_sea_a_NB, D_sea_a_NB,
                                S_sea_b_NB, E_sea_b_NB, I_sea_b_NB, R_sea_b_NB, D_sea_b_NB,
                                S_b_NB, E_b_NB, I_b_NB, R_b_NB, D_b_NB,
                                
                                S_a_N, E_a_N, I_a_N, R_a_N, D_a_N,
                                S_b_N, E_b_N, I_b_N, R_b_N, D_b_N),
                           nrow = 10, ncol = 5, 
                           byrow = T)
    
    #print(new_state)
    
    states = abind(states, new_state)

  }
  
  output = data.frame(
    time = times,
    S_a = states[1, 1, ],
    E_a = states[1, 2, ],
    I_a = states[1, 3, ],
    R_a = states[1, 4, ],
    D_a = states[1, 5, ],
    S_sea_a = states[2, 1, ],
    E_sea_a = states[2, 2, ],
    I_sea_a = states[2, 3, ],
    R_sea_a = states[2, 4, ],
    D_sea_a = states[2, 5, ],
    S_sea_b = states[3, 1, ],
    E_sea_b = states[3, 2, ],
    I_sea_b = states[3, 3, ],
    R_sea_b = states[3, 4, ],
    D_sea_b = states[3, 5, ],
    S_b = states[4, 1, ],
    E_b = states[4, 2, ],
    I_b = states[4, 3, ],
    R_b = states[4, 4, ],
    D_b = states[4, 5, ],
    
    S_a_NB = states[5, 1, ],
    E_a_NB = states[5, 2, ],
    I_a_NB = states[5, 3, ],
    R_a_NB = states[5, 4, ],
    D_a_NB = states[5, 5, ],
    S_sea_a_NB = states[6, 1, ],
    E_sea_a_NB = states[6, 2, ],
    I_sea_a_NB = states[6, 3, ],
    R_sea_a_NB = states[6, 4, ],
    D_sea_a_NB = states[6, 5, ],
    S_sea_b_NB = states[7, 1, ],
    E_sea_b_NB = states[7, 2, ],
    I_sea_b_NB = states[7, 3, ],
    R_sea_b_NB = states[7, 4, ],
    D_sea_b_NB = states[7, 5, ],
    S_b_NB = states[8, 1, ],
    E_b_NB = states[8, 2, ],
    I_b_NB = states[8, 3, ],
    R_b_NB = states[8, 4, ],
    D_b_NB = states[8, 5, ],
    
    S_a_N = states[9, 1, ],
    E_a_N = states[9, 2, ],
    I_a_N = states[9, 3, ],
    R_a_N = states[9, 4, ],
    D_a_N = states[9, 5, ],
    S_b_N = states[10, 1, ],
    E_b_N = states[10, 2, ],
    I_b_N = states[10, 3, ],
    R_b_N = states[10, 4, ],
    D_b_N = states[10, 5, ]) %>% 
    mutate(
    S_a_total = S_a + S_sea_a,
    E_a_total = E_a + E_sea_a,
    I_a_total = I_a + I_sea_a,
    R_a_total = R_a + R_sea_a,
    D_a_total = D_a + D_sea_a,
    
    S_b_total = S_b + S_sea_b,
    E_b_total = E_b + E_sea_b,
    I_b_total = I_b + I_sea_b,
    R_b_total = R_b + R_sea_b,
    D_b_total = D_b + D_sea_b,
    
    S_a_NB_total = S_a_NB + S_sea_a_NB,
    E_a_NB_total = E_a_NB + E_sea_a_NB,
    I_a_NB_total = I_a_NB + I_sea_a_NB,
    R_a_NB_total = R_a_NB + R_sea_a_NB,
    D_a_NB_total = D_a_NB + D_sea_a_NB,
    
    S_b_NB_total = S_b_NB + S_sea_b_NB,
    E_b_NB_total = E_b_NB + E_sea_b_NB,
    I_b_NB_total = I_b_NB + I_sea_b_NB,
    R_b_NB_total = R_b_NB + R_sea_b_NB,
    D_b_NB_total = D_b_NB + D_sea_b_NB
  )
  
  return(output)
}

# Run simulation

output = gillespie_seir(param = param, 
                        induced_dispersal = T,
                        initial_number_breeders_A = 50,
                        initial_number_infected_breeders_A = 1, 
                        initial_number_breeders_B = 50,
                        total_time = 70,
                        dispersal_stochactic = T)



# Plot results
output_long = melt(output[1:nrow(output)-1, ], id = "time")

output_a = output_long %>% filter(variable %in% c("S_a_total", "E_a_total", "I_a_total", "R_a_total", "D_a_total"))
plot_a = ggplot(output_a, aes(x = time, y = value, color = variable)) +
  geom_line() +
  labs(x = "Time", y = "Number of individuals", color = "Status") +
  theme_minimal() +
  ggtitle("Breeders in A (colony+Sea)")+
  scale_color_brewer(palette="Set2", labels = c("S", "E", "I", "R", "D"))


output_a_N = output_long %>% filter(variable %in% c("S_a_N", "E_a_N", "I_a_N", "R_a_N", "D_a_N"))
plot_a_N = ggplot(output_a_N, aes(x = time, y = value, color = variable)) +
  geom_line() +
  labs(x = "Time", y = "Number of individuals", color = "Status") +
  theme_minimal() +
  ggtitle("Nestlings in A")+
  scale_color_brewer(palette="Set2", labels = c("S", "E", "I", "R", "D"))


output_a_NB = output_long %>% filter(variable %in% c("S_a_NB_total", "E_a_NB_total", "I_a_NB_total", "R_a_NB_total", "D_a_NB_total"))
plot_a_NB = ggplot(output_a_NB, aes(x = time, y = value, color = variable)) +
  geom_line() +
  labs(x = "Time", y = "Number of individuals", color = "Status") +
  theme_minimal() +
  ggtitle("Non-Breeders in A (colony+Sea)")+
  scale_color_brewer(palette="Set2", labels = c("S", "E", "I", "R", "D"))


output_b = output_long %>% filter(variable %in% c("S_b_total", "E_b_total", "I_b_total", "R_b_total", "D_b_total"))
plot_b = ggplot(output_b, aes(x = time, y = value, color = variable)) +
  geom_line() +
  labs(x = "Time", y = "Number of individuals", color = "Status") +
  theme_minimal() +
  ggtitle("Breeders in B (colony+Sea)")+
  scale_color_brewer(palette="Set2", labels = c("S", "E", "I", "R", "D"))


output_b_N = output_long %>% filter(variable %in% c("S_b_N", "E_b_N", "I_b_N", "R_b_N", "D_b_N"))
plot_b_N = ggplot(output_b_N, aes(x = time, y = value, color = variable)) +
  geom_line() +
  labs(x = "Time", y = "Number of individuals", color = "Status") +
  theme_minimal() +
  ggtitle("Nestlings in B")+
  scale_color_brewer(palette="Set2", labels = c("S", "E", "I", "R", "D"))


output_b_NB = output_long %>% filter(variable %in% c("S_b_NB_total", "E_b_NB_total", "I_b_NB_total", "R_b_NB_total", "D_b_NB_total"))
plot_b_NB = ggplot(output_b_NB, aes(x = time, y = value, color = variable)) +
  geom_line() +
  labs(x = "Time", y = "Number of individuals", color = "Status") +
  theme_minimal() +
  ggtitle("Non-Breeders in B (colony+Sea)")+
  scale_color_brewer(palette="Set2", labels = c("S", "E", "I", "R", "D"))

plot_grid(plot_a, plot_a_N, plot_a_NB,
          plot_b, plot_b_N, plot_b_NB,
          labels = c("A", "B", "C",
                     "D", "E", "F"),
          label_size = 12)

# 
# summary_output = function(output){
#   
#   N_a = output[1, c("S_a", "I_a")] %>% sum()
#   
#   max_infected_a = max(output[, "I_a"]) 
#   prop_max_infected_a = max_infected_a / N_a
#   dead_a = output[nrow(output), "D_a"]
#   prop_dead_a = dead_a / N_a
#   
#   max_infected_sea = max(output[, "I_sea"]) 
#   dead_sea = output[nrow(output), "D_sea"]
#   
#   prop_non_exposed_from_a = (output[nrow(output), "S_a"] + output[nrow(output), "S_sea"] - output[1, "S_sea"] ) / N_a
#   
#   return( data.frame(
#     N_a = N_a,
#     max_infected_a = max_infected_a,
#     prop_max_infected_a = prop_max_infected_a,
#     dead_a = dead_a,
#     prop_dead_a = prop_dead_a,
#     max_infected_sea = max_infected_sea,
#     dead_sea = dead_sea,
#     prop_non_exposed_from_a = prop_non_exposed_from_a
#     
#   ))
# }
# 
# 
# output_long_list = data.frame()
# response_list = data.frame()
# 
# nb_iterations = 8
# 
# for (i in 1:nb_iterations){
#   
#   output = gillespie_seir(epi_param, initial_state, total_time)
#   output_long = melt(output, id = "time")
#   
#   output_long_i = cbind(output_long,
#                          data.frame(simulation = rep(i, times = nrow(output_long))))
#   
#   output_long_list = rbind(output_long_list, output_long_i)
#   response_list = rbind(response_list, summary_output(output))
#   
# }
# 
# 
# output_a = output_long_list %>% filter(variable %in% c("S_a", "E_a", "I_a", "R_a", "D_a"))
# 
# p = ggplot()
# for(i in 1:nb_iterations){
#   p = p + geom_line(data = output_a %>% subset(., simulation == i )
#                     , aes(x = time, y = value, color = variable)) 
# }
# p = p +
#   labs(x = "Time", y = "Number of individuals", color = "Compartment") +
#   theme_minimal() +
#   ggtitle("Stochastic SEIR Model Simulation (Gillespie Algorithm)")
# 
# 
# p
# 
# 
# data_long = pivot_longer(response_list, cols = -N_a, names_to = "variable", values_to = "value")
# 
# # Créer les diagrammes en violon pour chaque variable
# ggplot(data_long %>% subset(., variable %in% c("dead_a", "max_infected_a")),
#        aes(x = variable, y = value)) +
#   geom_violin() + 
#   geom_dotplot(binaxis='y', stackdir='center', dotsize=1)
# 
# 
